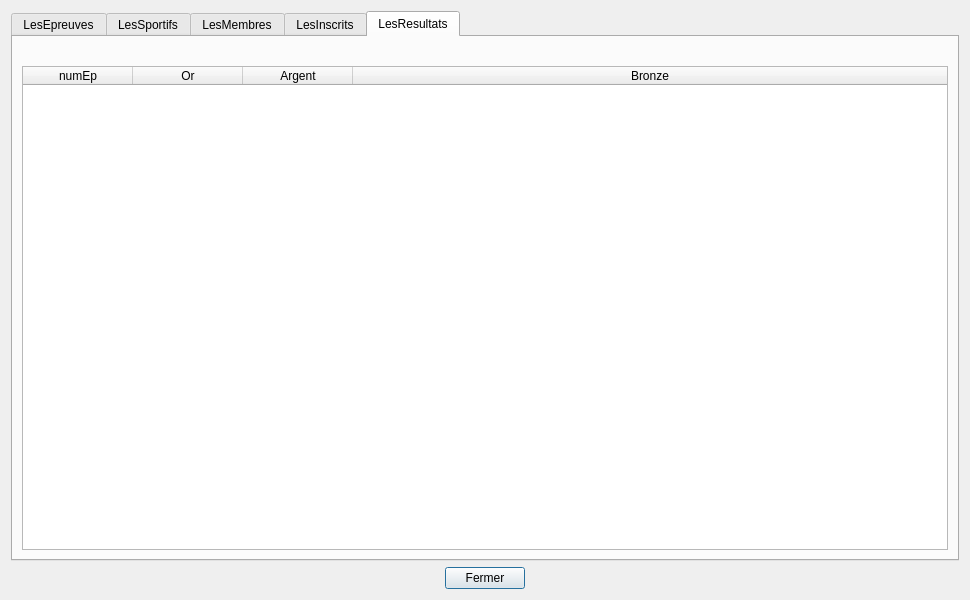
<?xml version="1.0" encoding="UTF-8"?>
<ui version="4.0">
 <class>tablesDataV1</class>
 <widget class="QDialog" name="tablesDataV1">
  <property name="geometry">
   <rect>
    <x>0</x>
    <y>0</y>
    <width>968</width>
    <height>600</height>
   </rect>
  </property>
  <property name="sizePolicy">
   <sizepolicy hsizetype="Preferred" vsizetype="Preferred">
    <horstretch>0</horstretch>
    <verstretch>0</verstretch>
   </sizepolicy>
  </property>
  <property name="minimumSize">
   <size>
    <width>0</width>
    <height>0</height>
   </size>
  </property>
  <property name="windowTitle">
   <string>BD JO</string>
  </property>
  <layout class="QVBoxLayout" name="verticalLayout">
   <item>
    <widget class="QTabWidget" name="tabWidget">
     <property name="currentIndex">
      <number>4</number>
     </property>
     <widget class="QWidget" name="tabEpreuves">
      <attribute name="title">
       <string>LesEpreuves</string>
      </attribute>
      <layout class="QVBoxLayout" name="verticalLayout_2">
       <item>
        <widget class="QTableWidget" name="tableEpreuves">
         <property name="sizePolicy">
          <sizepolicy hsizetype="Expanding" vsizetype="Expanding">
           <horstretch>0</horstretch>
           <verstretch>0</verstretch>
          </sizepolicy>
         </property>
         <property name="minimumSize">
          <size>
           <width>0</width>
           <height>400</height>
          </size>
         </property>
         <property name="baseSize">
          <size>
           <width>0</width>
           <height>0</height>
          </size>
         </property>
         <property name="layoutDirection">
          <enum>Qt::LeftToRight</enum>
         </property>
         <property name="sizeAdjustPolicy">
          <enum>QAbstractScrollArea::AdjustToContents</enum>
         </property>
         <property name="sortingEnabled">
          <bool>true</bool>
         </property>
         <property name="columnCount">
          <number>7</number>
         </property>
         <attribute name="horizontalHeaderCascadingSectionResizes">
          <bool>true</bool>
         </attribute>
         <attribute name="horizontalHeaderDefaultSectionSize">
          <number>110</number>
         </attribute>
         <attribute name="horizontalHeaderHighlightSections">
          <bool>true</bool>
         </attribute>
         <attribute name="horizontalHeaderMinimumSectionSize">
          <number>50</number>
         </attribute>
         <attribute name="horizontalHeaderShowSortIndicator" stdset="0">
          <bool>true</bool>
         </attribute>
         <attribute name="horizontalHeaderStretchLastSection">
          <bool>true</bool>
         </attribute>
         <attribute name="verticalHeaderVisible">
          <bool>false</bool>
         </attribute>
         <column>
          <property name="text">
           <string>numEp</string>
          </property>
         </column>
         <column>
          <property name="text">
           <string>nomEp</string>
          </property>
         </column>
         <column>
          <property name="text">
           <string>formeEp</string>
          </property>
         </column>
         <column>
          <property name="text">
           <string>nomDi</string>
          </property>
         </column>
         <column>
          <property name="text">
           <string>categorieEp</string>
          </property>
         </column>
         <column>
          <property name="text">
           <string>nbSportifsEp</string>
          </property>
         </column>
         <column>
          <property name="text">
           <string>dateEp</string>
          </property>
         </column>
        </widget>
       </item>
       <item>
        <widget class="QLabel" name="label_epreuves">
         <property name="palette">
          <palette>
           <active>
            <colorrole role="WindowText">
             <brush brushstyle="SolidPattern">
              <color alpha="255">
               <red>255</red>
               <green>0</green>
               <blue>0</blue>
              </color>
             </brush>
            </colorrole>
           </active>
           <inactive>
            <colorrole role="WindowText">
             <brush brushstyle="SolidPattern">
              <color alpha="255">
               <red>255</red>
               <green>0</green>
               <blue>0</blue>
              </color>
             </brush>
            </colorrole>
           </inactive>
           <disabled>
            <colorrole role="WindowText">
             <brush brushstyle="SolidPattern">
              <color alpha="255">
               <red>120</red>
               <green>120</green>
               <blue>120</blue>
              </color>
             </brush>
            </colorrole>
           </disabled>
          </palette>
         </property>
         <property name="text">
          <string/>
         </property>
         <property name="scaledContents">
          <bool>true</bool>
         </property>
         <property name="alignment">
          <set>Qt::AlignCenter</set>
         </property>
        </widget>
       </item>
      </layout>
     </widget>
     <widget class="QWidget" name="tabSportifs">
      <attribute name="title">
       <string>LesSportifs</string>
      </attribute>
      <layout class="QVBoxLayout" name="verticalLayout_7">
       <item>
        <widget class="QTableWidget" name="tableSportifs">
         <attribute name="horizontalHeaderDefaultSectionSize">
          <number>110</number>
         </attribute>
         <attribute name="horizontalHeaderMinimumSectionSize">
          <number>50</number>
         </attribute>
         <attribute name="horizontalHeaderStretchLastSection">
          <bool>true</bool>
         </attribute>
         <attribute name="verticalHeaderVisible">
          <bool>false</bool>
         </attribute>
         <column>
          <property name="text">
           <string>numSp</string>
          </property>
         </column>
         <column>
          <property name="text">
           <string>nomSp</string>
          </property>
         </column>
         <column>
          <property name="text">
           <string>prenomSp</string>
          </property>
         </column>
         <column>
          <property name="text">
           <string>pays</string>
          </property>
         </column>
         <column>
          <property name="text">
           <string>categorieSp</string>
          </property>
         </column>
         <column>
          <property name="text">
           <string>dateNaisSp</string>
          </property>
         </column>
         <column>
          <property name="text">
           <string>numEq</string>
          </property>
         </column>
        </widget>
       </item>
       <item>
        <widget class="QLabel" name="label_sportifs">
         <property name="palette">
          <palette>
           <active>
            <colorrole role="WindowText">
             <brush brushstyle="SolidPattern">
              <color alpha="255">
               <red>255</red>
               <green>0</green>
               <blue>0</blue>
              </color>
             </brush>
            </colorrole>
           </active>
           <inactive>
            <colorrole role="WindowText">
             <brush brushstyle="SolidPattern">
              <color alpha="255">
               <red>255</red>
               <green>0</green>
               <blue>0</blue>
              </color>
             </brush>
            </colorrole>
           </inactive>
           <disabled>
            <colorrole role="WindowText">
             <brush brushstyle="SolidPattern">
              <color alpha="255">
               <red>120</red>
               <green>120</green>
               <blue>120</blue>
              </color>
             </brush>
            </colorrole>
           </disabled>
          </palette>
         </property>
         <property name="text">
          <string/>
         </property>
         <property name="alignment">
          <set>Qt::AlignCenter</set>
         </property>
        </widget>
       </item>
      </layout>
     </widget>
     <widget class="QWidget" name="tabMembres">
      <attribute name="title">
       <string>LesMembres</string>
      </attribute>
      <layout class="QVBoxLayout" name="verticalLayout_3">
       <item>
        <widget class="QTableWidget" name="tableMembres">
         <property name="enabled">
          <bool>true</bool>
         </property>
         <attribute name="horizontalHeaderDefaultSectionSize">
          <number>110</number>
         </attribute>
         <attribute name="horizontalHeaderMinimumSectionSize">
          <number>50</number>
         </attribute>
         <attribute name="horizontalHeaderStretchLastSection">
          <bool>true</bool>
         </attribute>
         <attribute name="verticalHeaderVisible">
          <bool>false</bool>
         </attribute>
         <column>
          <property name="text">
           <string>numSp</string>
          </property>
         </column>
         <column>
          <property name="text">
           <string>numEq</string>
          </property>
         </column>
        </widget>
       </item>
       <item>
        <widget class="QLabel" name="label_Membres">
         <property name="palette">
          <palette>
           <active>
            <colorrole role="WindowText">
             <brush brushstyle="SolidPattern">
              <color alpha="255">
               <red>255</red>
               <green>0</green>
               <blue>0</blue>
              </color>
             </brush>
            </colorrole>
           </active>
           <inactive>
            <colorrole role="WindowText">
             <brush brushstyle="SolidPattern">
              <color alpha="255">
               <red>255</red>
               <green>0</green>
               <blue>0</blue>
              </color>
             </brush>
            </colorrole>
           </inactive>
           <disabled>
            <colorrole role="WindowText">
             <brush brushstyle="SolidPattern">
              <color alpha="255">
               <red>120</red>
               <green>120</green>
               <blue>120</blue>
              </color>
             </brush>
            </colorrole>
           </disabled>
          </palette>
         </property>
         <property name="text">
          <string/>
         </property>
         <property name="scaledContents">
          <bool>true</bool>
         </property>
         <property name="alignment">
          <set>Qt::AlignCenter</set>
         </property>
        </widget>
       </item>
      </layout>
     </widget>
     <widget class="QWidget" name="tabInscrits">
      <attribute name="title">
       <string>LesInscrits</string>
      </attribute>
      <layout class="QVBoxLayout" name="verticalLayout_4">
       <item>
        <widget class="QTableWidget" name="tableInscrits">
         <property name="enabled">
          <bool>true</bool>
         </property>
         <attribute name="horizontalHeaderDefaultSectionSize">
          <number>110</number>
         </attribute>
         <attribute name="horizontalHeaderMinimumSectionSize">
          <number>50</number>
         </attribute>
         <attribute name="horizontalHeaderStretchLastSection">
          <bool>true</bool>
         </attribute>
         <attribute name="verticalHeaderVisible">
          <bool>false</bool>
         </attribute>
         <column>
          <property name="text">
           <string>numParticipant</string>
          </property>
         </column>
         <column>
          <property name="text">
           <string>numEp</string>
          </property>
         </column>
        </widget>
       </item>
       <item>
        <widget class="QLabel" name="label_Inscrits">
         <property name="palette">
          <palette>
           <active>
            <colorrole role="WindowText">
             <brush brushstyle="SolidPattern">
              <color alpha="255">
               <red>255</red>
               <green>0</green>
               <blue>0</blue>
              </color>
             </brush>
            </colorrole>
           </active>
           <inactive>
            <colorrole role="WindowText">
             <brush brushstyle="SolidPattern">
              <color alpha="255">
               <red>255</red>
               <green>0</green>
               <blue>0</blue>
              </color>
             </brush>
            </colorrole>
           </inactive>
           <disabled>
            <colorrole role="WindowText">
             <brush brushstyle="SolidPattern">
              <color alpha="255">
               <red>120</red>
               <green>120</green>
               <blue>120</blue>
              </color>
             </brush>
            </colorrole>
           </disabled>
          </palette>
         </property>
         <property name="text">
          <string/>
         </property>
         <property name="scaledContents">
          <bool>true</bool>
         </property>
         <property name="alignment">
          <set>Qt::AlignCenter</set>
         </property>
        </widget>
       </item>
      </layout>
     </widget>
     <widget class="QWidget" name="tabResultats">
      <attribute name="title">
       <string>LesResultats</string>
      </attribute>
      <layout class="QVBoxLayout" name="verticalLayout_5">
       <item>
        <widget class="QLabel" name="label_Resultats">
         <property name="palette">
          <palette>
           <active>
            <colorrole role="WindowText">
             <brush brushstyle="SolidPattern">
              <color alpha="255">
               <red>255</red>
               <green>0</green>
               <blue>0</blue>
              </color>
             </brush>
            </colorrole>
           </active>
           <inactive>
            <colorrole role="WindowText">
             <brush brushstyle="SolidPattern">
              <color alpha="255">
               <red>255</red>
               <green>0</green>
               <blue>0</blue>
              </color>
             </brush>
            </colorrole>
           </inactive>
           <disabled>
            <colorrole role="WindowText">
             <brush brushstyle="SolidPattern">
              <color alpha="255">
               <red>120</red>
               <green>120</green>
               <blue>120</blue>
              </color>
             </brush>
            </colorrole>
           </disabled>
          </palette>
         </property>
         <property name="text">
          <string/>
         </property>
         <property name="scaledContents">
          <bool>true</bool>
         </property>
         <property name="alignment">
          <set>Qt::AlignCenter</set>
         </property>
        </widget>
       </item>
       <item>
        <widget class="QTableWidget" name="tableResultats">
         <property name="enabled">
          <bool>true</bool>
         </property>
         <property name="minimumSize">
          <size>
           <width>926</width>
           <height>0</height>
          </size>
         </property>
         <property name="frameShadow">
          <enum>QFrame::Sunken</enum>
         </property>
         <property name="showGrid">
          <bool>true</bool>
         </property>
         <attribute name="horizontalHeaderDefaultSectionSize">
          <number>110</number>
         </attribute>
         <attribute name="horizontalHeaderMinimumSectionSize">
          <number>50</number>
         </attribute>
         <attribute name="horizontalHeaderStretchLastSection">
          <bool>true</bool>
         </attribute>
         <attribute name="verticalHeaderVisible">
          <bool>false</bool>
         </attribute>
         <column>
          <property name="text">
           <string>numEp</string>
          </property>
         </column>
         <column>
          <property name="text">
           <string>Or</string>
          </property>
         </column>
         <column>
          <property name="text">
           <string>Argent</string>
          </property>
         </column>
         <column>
          <property name="text">
           <string>Bronze</string>
          </property>
         </column>
        </widget>
       </item>
      </layout>
     </widget>
    </widget>
   </item>
   <item>
    <layout class="QHBoxLayout" name="horizontalLayout">
     <item>
      <spacer name="horizontalSpacer_data_V1">
       <property name="orientation">
        <enum>Qt::Horizontal</enum>
       </property>
       <property name="sizeHint" stdset="0">
        <size>
         <width>40</width>
         <height>20</height>
        </size>
       </property>
      </spacer>
     </item>
     <item>
      <widget class="QPushButton" name="pushButton_data_V1">
       <property name="text">
        <string>Fermer</string>
       </property>
      </widget>
     </item>
     <item>
      <spacer name="horizontalSpacer_2_data_V1">
       <property name="orientation">
        <enum>Qt::Horizontal</enum>
       </property>
       <property name="sizeHint" stdset="0">
        <size>
         <width>40</width>
         <height>20</height>
        </size>
       </property>
      </spacer>
     </item>
    </layout>
   </item>
  </layout>
 </widget>
 <resources/>
 <connections>
  <connection>
   <sender>pushButton_data_V1</sender>
   <signal>clicked()</signal>
   <receiver>tablesDataV1</receiver>
   <slot>close()</slot>
   <hints>
    <hint type="sourcelabel">
     <x>360</x>
     <y>575</y>
    </hint>
    <hint type="destinationlabel">
     <x>323</x>
     <y>169</y>
    </hint>
   </hints>
  </connection>
 </connections>
 <slots>
  <slot>refreshSpectaclesData()</slot>
  <slot>refreshZonesData()</slot>
  <slot>refreshRepresentationsData()</slot>
 </slots>
</ui>
